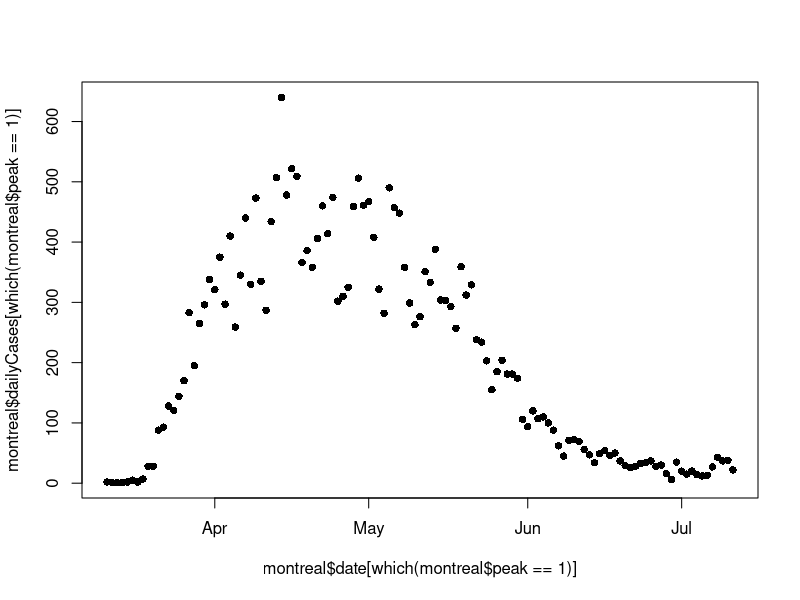
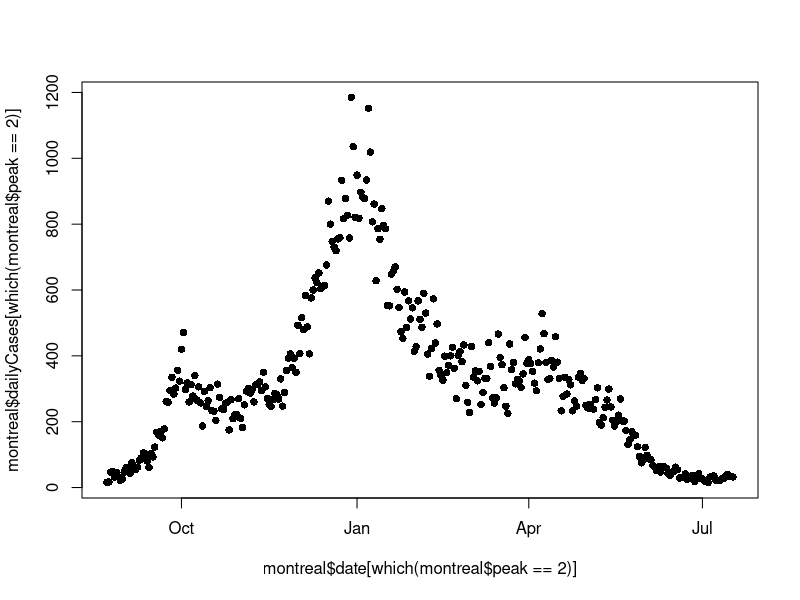
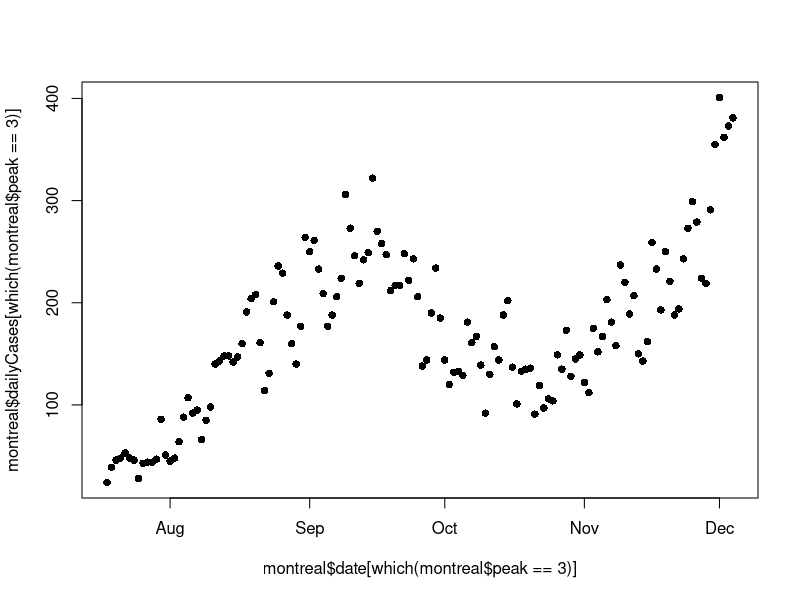
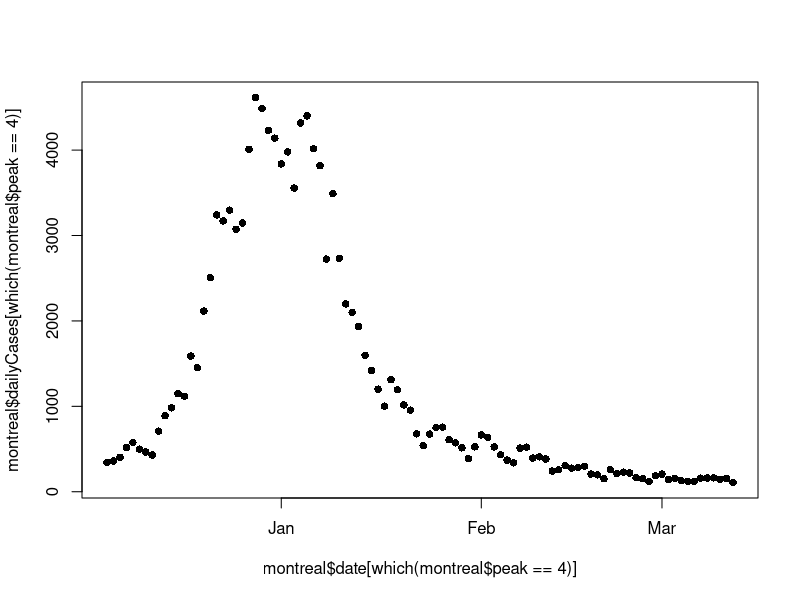
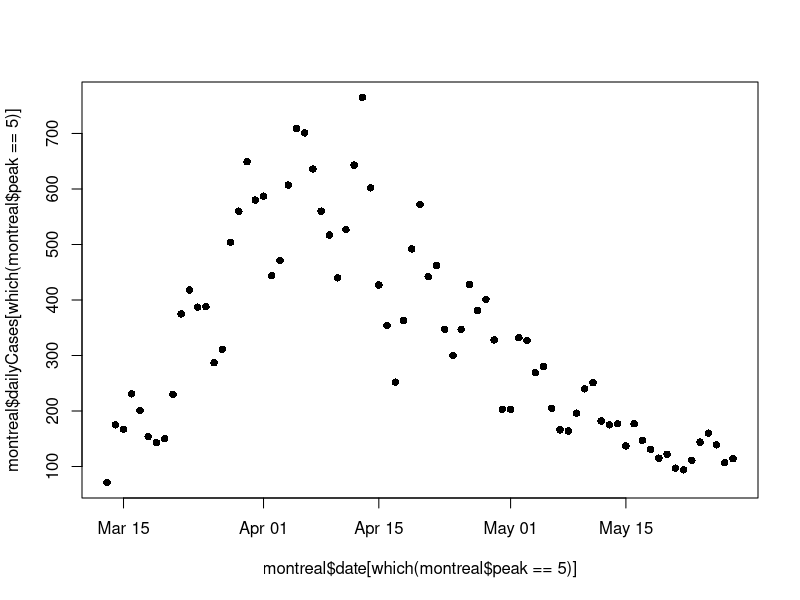

The R source for these figures, in order:
################################################################################
# montreal data formatting
# data downloaded from :
# https://www.inspq.qc.ca/covid-19/donnees on Nov 21, 2022
# waves defined on their website:
# wave 1: Feb 25 - 11 July 2020
# wave 2: Aug 23, 2020 - March 20, 2021
# wave 3: March 21 - July 17, 2021
# wave 4: July 18 - Dec 4, 2021
# wave 5: Dec 5, 2021 - March 12, 2022
# wave 6: March 13 - May 28, 2022
################################################################################


library(lubridate)

### Read in downloaded data
cases <- read.csv("graph_1-1_page_par_region.csv")[,c(1,2)]
hosps <- read.csv("graph_3-2_page_par_region.csv")
deaths <- read.csv("graph_2-2_page_par_region.csv")

colnames(cases) <- c('date', 'dailyCases')
colnames(hosps) <- c('date', 'non-ICU', 'ICU')
colnames(deaths) <- c('date', 'intermediate', 'home', 'seniorLiving', 'LTC')

hosps$dailyHosp <- rowSums(hosps[,-1])
deaths$dailyDeaths <- rowSums(deaths[,-1])

hosps <- hosps[,c('date', 'dailyHosp')]
deaths <- deaths[,c('date', 'dailyDeaths')]

# format dates
cases$date <- as.Date(cases$date)
hosps$date <- as.Date(hosps$date)
deaths$date <- as.Date(deaths$date)


# merge together

montreal <- merge(cases, hosps, by = 'date')
montreal <- merge(montreal, deaths, by = 'date', all.x = T)

montreal$dailyDeaths[is.na(montreal$dailyDeaths)] <- 0


# population
montreal$Population <- 1762949

# peak identifier
montreal$peak <- NA

# peak 1 - Feb 25 - 11 July 2020 (first case observed march 6)
startDate <- as.Date('2020-03-11')
endDate <- as.Date('2020-07-12')
montreal$peak[montreal$date >= startDate & montreal$date < endDate]<- 1


plot(montreal$date[which(montreal$peak == 1)], 
     montreal$dailyCases[which(montreal$peak == 1)], pch = 16)

# peak 2 - Aug 23, 2020 - March 20, 2021
# include "wave 3": March 21 - July 17, 2021
startDate <- as.Date('2020-08-23')
endDate <- as.Date('2021-07-18')
montreal$peak[montreal$date >= startDate & montreal$date < endDate]<- 2

plot(montreal$date[which(montreal$peak == 2)], 
     montreal$dailyCases[which(montreal$peak == 2)], pch = 16)

# peak 3 - July 18 - Dec 4, 2021
startDate <- as.Date('2021-07-18')
endDate <- as.Date('2021-12-05')
montreal$peak[montreal$date >= startDate & montreal$date < endDate]<- 3

plot(montreal$date[which(montreal$peak == 3)], 
     montreal$dailyCases[which(montreal$peak == 3)], pch = 16)

# peak 4 - Dec 5, 2021 - March 12, 2022
startDate <- as.Date('2021-12-05')
endDate <- as.Date('2022-03-13')
montreal$peak[montreal$date >= startDate & montreal$date < endDate]<- 4

plot(montreal$date[which(montreal$peak == 4)], 
     montreal$dailyCases[which(montreal$peak == 4)], pch = 16)

# peak 5 - March 13 - May 28, 2022
startDate <- as.Date('2022-03-13')
endDate <- as.Date('2022-05-29')
montreal$peak[montreal$date >= startDate & montreal$date < endDate]<- 5

plot(montreal$date[which(montreal$peak == 5)], 
     montreal$dailyCases[which(montreal$peak == 5)], pch = 16)

movingAverage <- function(x, bw) {
    n <- length(x)
    bw <- floor(bw)
    out <- rep(0, n)
    for (i in 1:n) {
        if (i < bw) {
            t1 = 1
            t2 = i
        } else {
            t1 = i - bw + 1
            t2 = i
        }
        out[i] <- mean(x[t1:t2])
    }
    return(out)
}

montreal$dailyCases <- movingAverage(montreal$dailyCases, 3)
montreal$dailyDeaths <- movingAverage(montreal$dailyDeaths, 3)
montreal$dailyHosp <- movingAverage(montreal$dailyHosp, 3)


write.csv(montreal, 'montrealClean.csv', quote = F, row.names = F)


